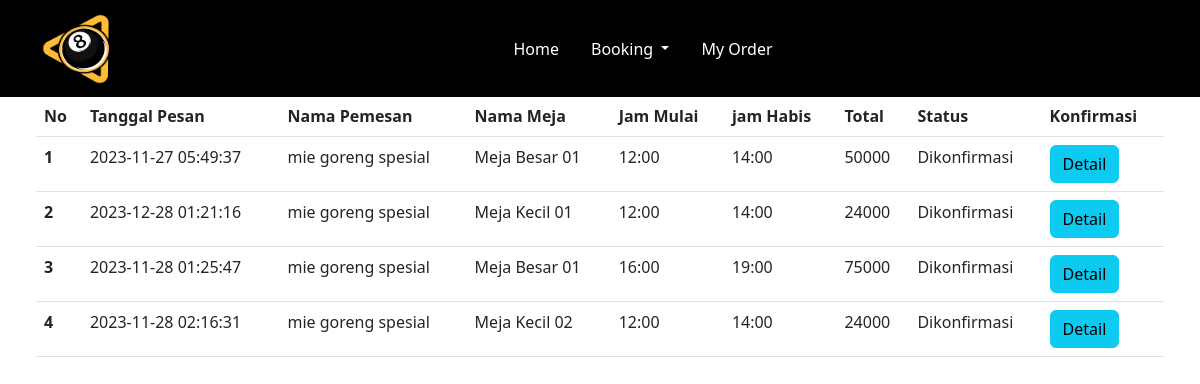
The app's page /user/bayar.php (signed in) with its own data.
### tables this page shows
CREATE TABLE `sewa` (
  `idsewa` int(11) NOT NULL,
  `iduser` int(11) NOT NULL,
  `idlap` int(11) NOT NULL,
  `tgl_pesan` timestamp NOT NULL DEFAULT current_timestamp(),
  `jmulai` varchar(11) NOT NULL,
  `jhabis` varchar(11) NOT NULL,
  `harga` int(11) NOT NULL,
  `tot` varchar(11) NOT NULL,
  `status` varchar(255) NOT NULL
);

CREATE TABLE `user` (
  `id_user` int(11) NOT NULL,
  `email` varchar(50) NOT NULL,
  `password` varchar(255) NOT NULL,
  `hp` varchar(20) NOT NULL,
  `jenis_kelamin` varchar(10) NOT NULL,
  `nama_lengkap` varchar(60) NOT NULL,
  `alamat` text NOT NULL,
  `foto` text NOT NULL,
  `reset_token_hash` varchar(64) DEFAULT NULL,
  `reset_token_expires_at` datetime DEFAULT NULL,
  `account_activation_hash` varchar(255) DEFAULT NULL
);

CREATE TABLE `lapangan` (
  `idlap` int(11) NOT NULL,
  `nm` varchar(35) NOT NULL,
  `ket` text NOT NULL,
  `harga` int(11) NOT NULL,
  `foto` text NOT NULL
);

### functions.php (called while the page is built, shortened)
<?php
$conn = mysqli_connect("localhost", "root", "", "db_futsal");
function query($query)
{
  global $conn;
  $result = mysqli_query($conn, $query);
  $rows = [];
  while ($row = mysqli_fetch_assoc($result)) {
    $rows[] = $row;
  }
  return $rows;
}
 ?>

### user/bayar.php (the view, shortened to what this page needs)
<?php
require "../functions.php";
$id_user = $_SESSION["id_user"];
$sewa = query("SELECT sewa.*, user.nama_lengkap, lapangan.nm, bayar.bukti, bayar.konfirmasi
FROM sewa
JOIN lapangan ON sewa.idlap = lapangan.idlap
JOIN user ON sewa.iduser = user.id_user
LEFT JOIN bayar ON sewa.idsewa = bayar.idsewa
WHERE sewa.iduser = '$id_user'");
?>
<!doctype html>
<html lang="en">
<head>
  <link rel="stylesheet" href="../css/keranjang.css">
  <link href="https://cdn.jsdelivr.net/npm/bootstrap@5.3.0-alpha3/dist/css/bootstrap.min.css" rel="stylesheet">
</head>
<body>
  <div class="container">
    <nav class="navbar fixed-top navbar-expand-lg" style="background-color: black;">
      <div class="container">
        <a class="navbar-brand" href="#">
          <img src="../assets/img/logo.png" alt="Logo" width="70" height="70" class="d-inline-block align-text-top">
        </a>
        <div class="collapse navbar-collapse" id="navbarSupportedContent">
          <ul class="navbar-nav mx-auto mb-2 mb-lg-0">
            <li class="nav-item">
              <a class="nav-link active text-white" aria-current="page" href="../indexuser.php">Home</a>
            </li>
            <li class="nav-item dropdown">
              <a class="nav-link dropdown-toggle text-white" href="#" role="button" data-bs-toggle="dropdown" aria-expanded="false">
                Booking
              </a>
            </li>
            <li class="nav-item">
              <a class="nav-link active text-white" aria-current="page" href="#">My Order</a>
            </li>
          </ul>
        </div>
      </div>
    </nav>
  </div>
  <section class="lapangan mb-5" id="lapangan" style="margin-top: 8%;">
    <div class="container-fluid">
      <form action="" method="post" enctype="multipart/form-data" class="px-4">
        <table class="table my-5">
          <thead>
            <tr>
              <th scope="col">No</th>
              <th scope="col">Tanggal Pesan</th>
              <th scope="col">Nama Pemesan</th>
              <th scope="col">Nama Meja</th>
              <th scope="col">Jam Mulai</th>
              <th scope="col">jam Habis</th>
              <th scope="col">Total</th>
              <th scope="col">Status</th>
              <th scope="col">Konfirmasi</th>
            </tr>
          </thead>
          <tbody>
            <?php $i = 1; ?>
            <?php foreach ($sewa as $row) : ?>
              <tr>
                <th scope="row"><?= $i++; ?></th>
                <td><?= $row["tgl_pesan"] ?></td>
                <td><?= $row["nama_lengkap"] ?></td>
                <td><?= $row["nm"] ?></td>
                <td><?= $row["jmulai"] ?></td>
                <td><?= $row["jhabis"] ?></td>
                <td><?= $row["tot"] ?></td>
                <td><?= $row["status"] ?></td>
                <td>
                  <?php
                  if ($row["konfirmasi"] == "Sudah Bayar" || $row["konfirmasi"] == "Terkonfirmasi") {
                    echo '<button type="button" class="btn btn-info" data-bs-toggle="modal" data-bs-target="#detailModal' . $row["idsewa"] . '">Detail</button> ';
                  } else {
                    echo '<button type="button" class="btn btn-inti btn btn-success" data-bs-toggle="modal" data-bs-target="#bayarModal' . $row["idsewa"] . '">Bayar</button>
                    <a href="" data-bs-toggle="modal" data-bs-target="#hapusModal' . $row["idsewa"] . '" class="btn btn-danger">Hapus</a>';
                  }
                  ?>
                </td>
              </tr>
            <?php endforeach; ?>
          </tbody>
        </table>
      </form>
    </div>
  </section>
</body>
</html>

### css/keranjang.css (style rules this page uses)
:root { --blue:#2980b9; --red:tomato; --orange:orange; --black:#333; --white:#fff; --bg-color:#eee; --dark-bg:rgba(0,0,0,.7); --box-shadow:0 .5rem 1rem rgba(0,0,0,.1); --border:.1rem solid #999; }
.nav-item { margin: 3px !important; padding: 5px; }

### records on screen
sewa: tgl_pesan "2023-11-27 05:49:37", iduser.nama_lengkap "mie goreng spesial", idlap.nm "Meja Besar 01", jmulai "12:00", jhabis "14:00", tot "50000", status "Dikonfirmasi"
sewa: tgl_pesan "2023-12-28 01:21:16", iduser.nama_lengkap "mie goreng spesial", idlap.nm "Meja Kecil 01", jmulai "12:00", jhabis "14:00", tot "24000", status "Dikonfirmasi"
sewa: tgl_pesan "2023-11-28 01:25:47", iduser.nama_lengkap "mie goreng spesial", idlap.nm "Meja Besar 01", jmulai "16:00", jhabis "19:00", tot "75000", status "Dikonfirmasi"
sewa: tgl_pesan "2023-11-28 02:16:31", iduser.nama_lengkap "mie goreng spesial", idlap.nm "Meja Kecil 02", jmulai "12:00", jhabis "14:00", tot "24000", status "Dikonfirmasi"
